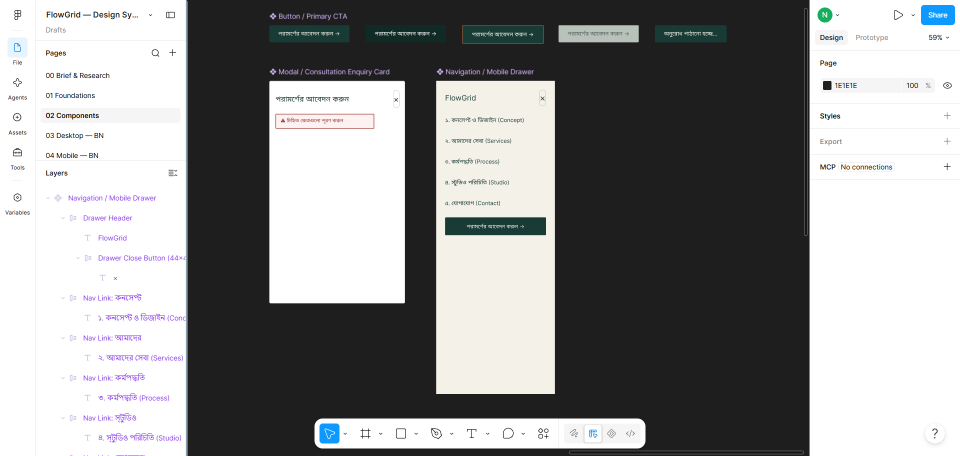
#> input picture figma_exports/figma_native_components_verified.png, 1920 x 912 px, given in place of page_03_desktop_bn.png, which was not available (shown at 1/2 size)
$ python crop_screens.py
#> lines starting #> are read from the running program, lines starting #| are printed output that depends on the picture; pictures that were not available may be replaced by others from this repository, and a replacement may not be noted
"""
FlowGrid - Crop Actual High-Fidelity Screen Views from Rendered PNG Boards
Creates pixel-perfect screen previews for the client presentation deck (Slides 6 & 7).
All crop coordinates verified against exact SVG layout positions.
"""
import os
from PIL import Image

def main():
    print("Opening page_03_desktop_bn.png...")
    img_desk = Image.open('figma_exports/page_03_desktop_bn.png')
#> img_desk is the input picture: PIL image 1920x912 RGB; mean R, G, B 145.2, 145.7, 145.8
    print("Desktop board size:", img_desk.size)
#| Desktop board size: (1920, 912)

    # 1. Desktop Homepage hero + content (1440 x 1080 crop at x=80, y=260)
    crop_desk_home = img_desk.crop((80, 260, 80 + 1440, 260 + 1080))
    crop_desk_home.save('figma_exports/crop_desktop_home.png')
    print("Saved crop_desktop_home.png:", crop_desk_home.size)
#| Saved crop_desktop_home.png: (1440, 1080)

    # 2. Desktop Projects Archive (1440 x 1080 crop at x=1680, y=260)
    crop_desk_arch = img_desk.crop((1680, 260, 1680 + 1440, 260 + 1080))
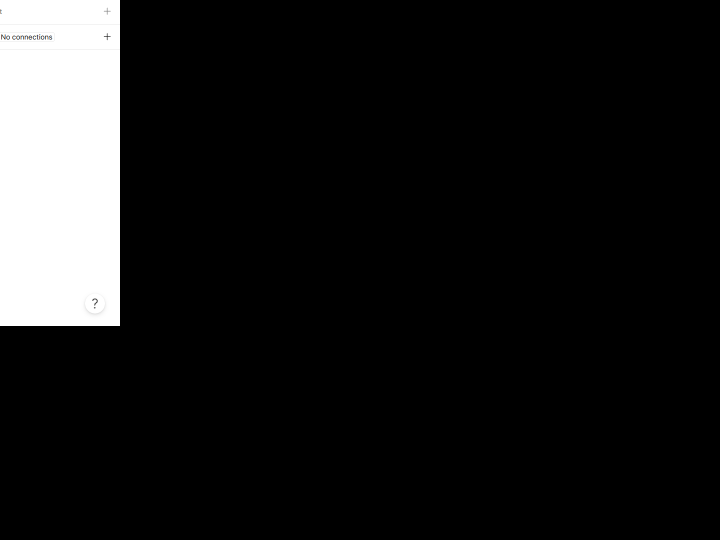
#> crop_desk_arch: PIL image 1440x1080 RGB (shown at 1/2 size); mean R, G, B 25.6, 25.6, 25.6
    crop_desk_arch.save('figma_exports/crop_desktop_archive.png')
    print("Saved crop_desktop_archive.png:", crop_desk_arch.size)
#| Saved crop_desktop_archive.png: (1440, 1080)

    # 3. Desktop 3-View Concept Study (1440 x 1080 crop at x=3280, y=260)
    crop_desk_study = img_desk.crop((3280, 260, 3280 + 1440, 260 + 1080))
#> crop_desk_study: PIL image 1440x1080 RGB; every value is 0
    crop_desk_study.save('figma_exports/crop_desktop_study.png')
    print("Saved crop_desktop_study.png:", crop_desk_study.size)
#| Saved crop_desktop_study.png: (1440, 1080)

    # 4. Desktop Services & Joinery (1440 x 1080 crop at x=80, y=2560)
    crop_desk_serv = img_desk.crop((80, 2560, 80 + 1440, 2560 + 1080))
    crop_desk_serv.save('figma_exports/crop_desktop_services.png')
    print("Saved crop_desktop_services.png:", crop_desk_serv.size)
#| Saved crop_desktop_services.png: (1440, 1080)

    print("\nOpening page_04_mobile_bn.png...")
    img_mob = Image.open('figma_exports/page_04_mobile_bn.png')
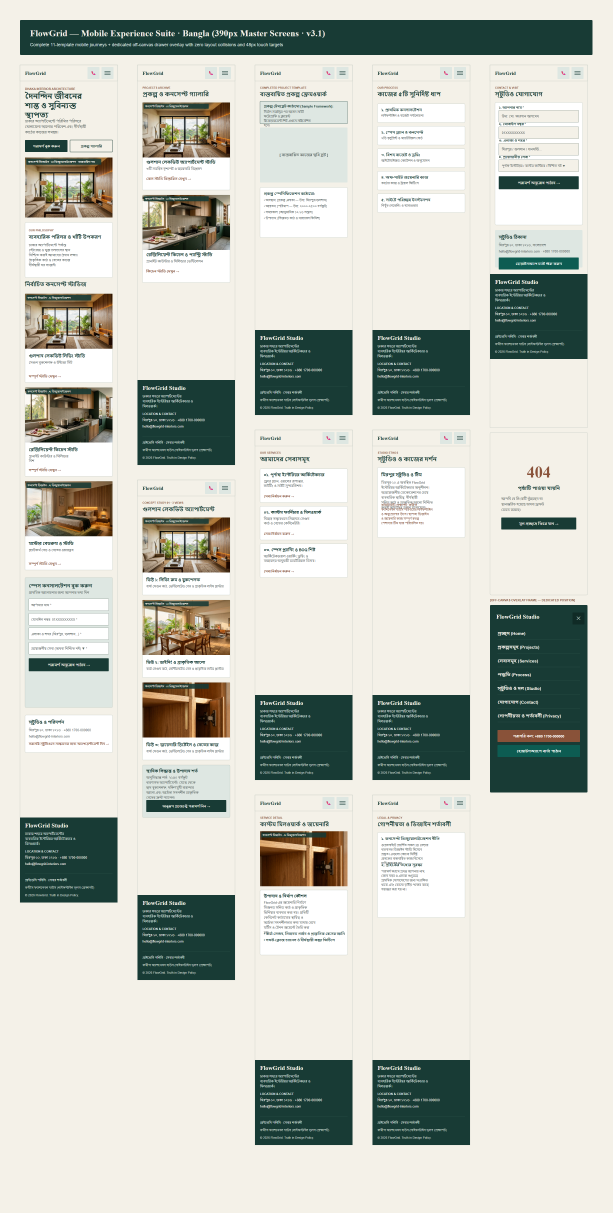
#> input picture figma_exports/page_04_mobile_bn.png, 2450 x 4850 px, found by its file name (shown at 1/4 size)
#> img_mob is the input picture: PIL image 2450x4850 RGB; mean R, G, B 198.9, 202, 193.2
    print("Mobile board size:", img_mob.size)
#| Mobile board size: (2450, 4850)

    # 5. Mobile Home (390 x 844 crop at x=80, y=260)
    crop_mob_home = img_mob.crop((80, 260, 80 + 390, 260 + 844))
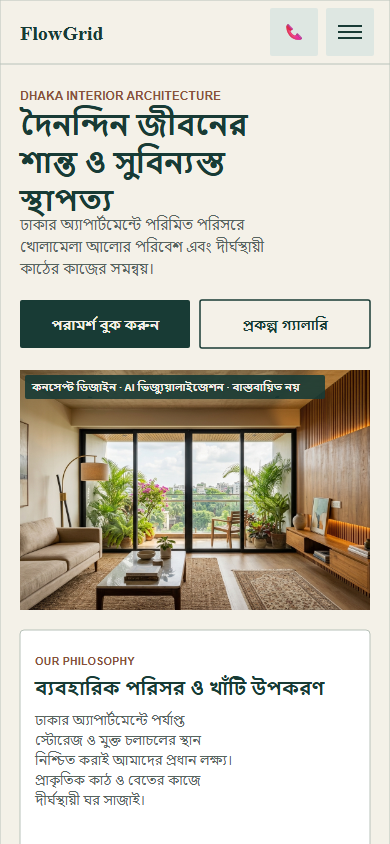
#> crop_mob_home: PIL image 390x844 RGB; mean R, G, B 205.5, 202.5, 191.2
    crop_mob_home.save('figma_exports/crop_mobile_home.png')
    print("Saved crop_mobile_home.png:", crop_mob_home.size)
#| Saved crop_mobile_home.png: (390, 844)

    # 6. Mobile 3-View Concept Study (390 x 844 crop at x=550, y=1920)
    crop_mob_study = img_mob.crop((550, 1920, 550 + 390, 1920 + 844))
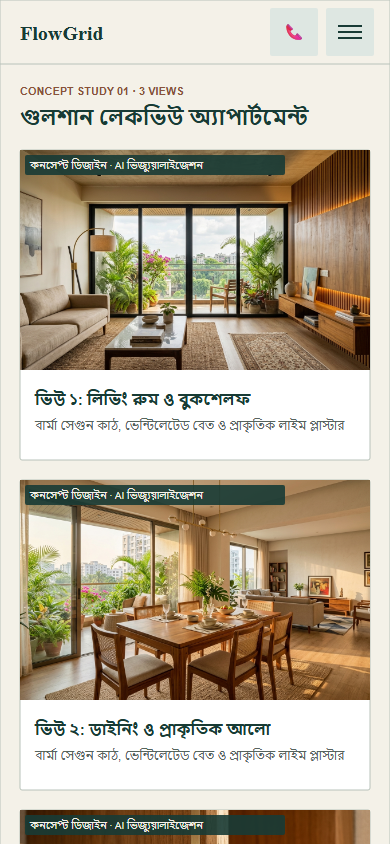
#> crop_mob_study: PIL image 390x844 RGB; mean R, G, B 188.8, 178.9, 160.6
    crop_mob_study.save('figma_exports/crop_mobile_study.png')
    print("Saved crop_mobile_study.png:", crop_mob_study.size)
#| Saved crop_mobile_study.png: (390, 844)

    # 7. Mobile Dedicated Contact (390 x 844 crop at x=1960, y=260)
    crop_mob_contact = img_mob.crop((1960, 260, 1960 + 390, 260 + 844))
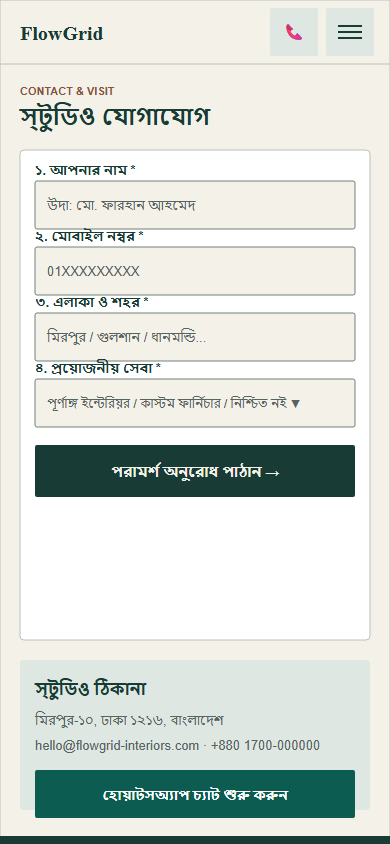
#> crop_mob_contact: PIL image 390x844 RGB; mean R, G, B 214.9, 220.9, 215.2
    crop_mob_contact.save('figma_exports/crop_mobile_contact.png')
    print("Saved crop_mobile_contact.png:", crop_mob_contact.size)
#| Saved crop_mobile_contact.png: (390, 844)

    # 8. Mobile Off-Canvas Drawer Overlay (390 x 750 crop at x=1960, y=2420)
    crop_mob_drawer = img_mob.crop((1960, 2420, 1960 + 390, 2420 + 750))
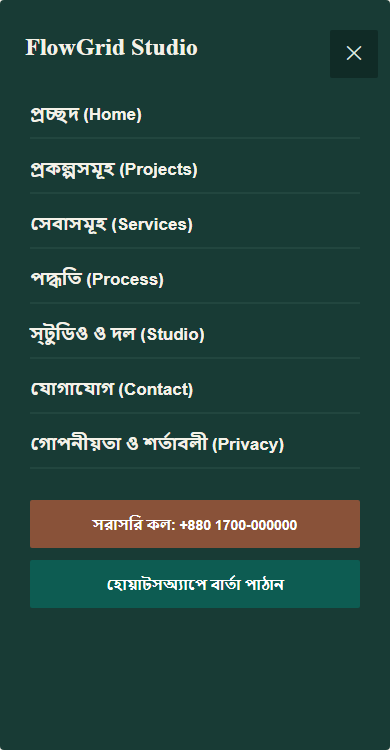
#> crop_mob_drawer: PIL image 390x750 RGB; mean R, G, B 37.2, 68.6, 61.3
    crop_mob_drawer.save('figma_exports/crop_mobile_drawer.png')
    print("Saved crop_mobile_drawer.png:", crop_mob_drawer.size)
#| Saved crop_mobile_drawer.png: (390, 750)

    # 9. Fitted Mobile Contact Form (390 x 520 crop at x=1960, y=390 showing header, 4 fields, and 52px CTA without blank card space)
    crop_mob_form = img_mob.crop((1960, 260 + 130, 1960 + 390, 260 + 130 + 520))
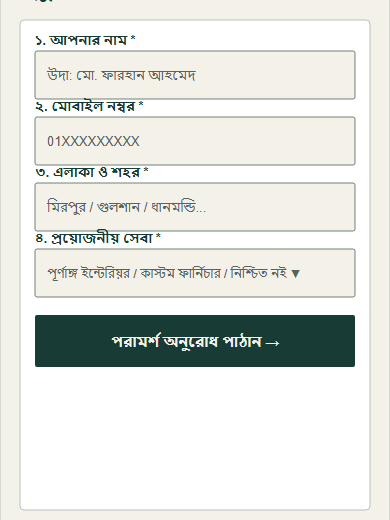
#> crop_mob_form: PIL image 390x520 RGB; mean R, G, B 225.8, 227.9, 223.2
    crop_mob_form.save('figma_exports/crop_mobile_form.png')
    print("Saved crop_mobile_form.png:", crop_mob_form.size)
#| Saved crop_mobile_form.png: (390, 520)

    print("\nAll 9 crops generated and verified successfully!")

if __name__ == '__main__':
    main()
